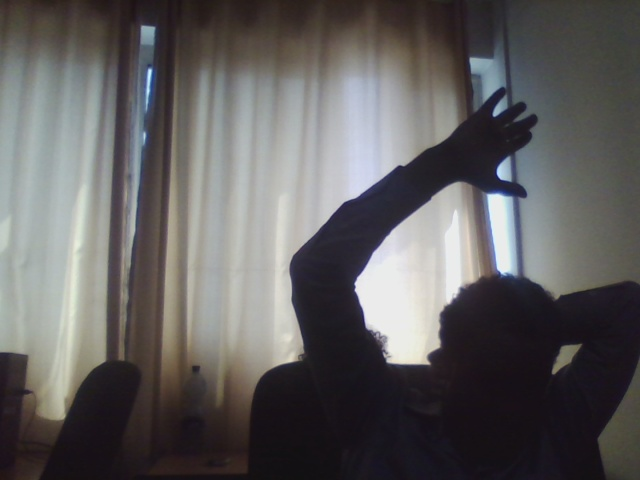
#> input picture corpus/E1.jpg, 640 x 480 px
$ python sc1.py
#> lines starting #> are read from the running program, lines starting #| are printed output that depends on the picture; after the words box and inside, x2 and y2 are one past the last pixel; in counts of white or black regions, pixels touching at a corner belong together
from __future__ import division
import cv2
import math

# on the trimmer def, check the image iteratively for its pick till the image end and object end is below THRESHOLD
ref = cv2.imread("E1.jpg")
#> ref is the input picture: shape (480, 640, 3); mean B, G, R 94.6, 94.5, 96.5
frame =cv2.imread("E2.jpg")
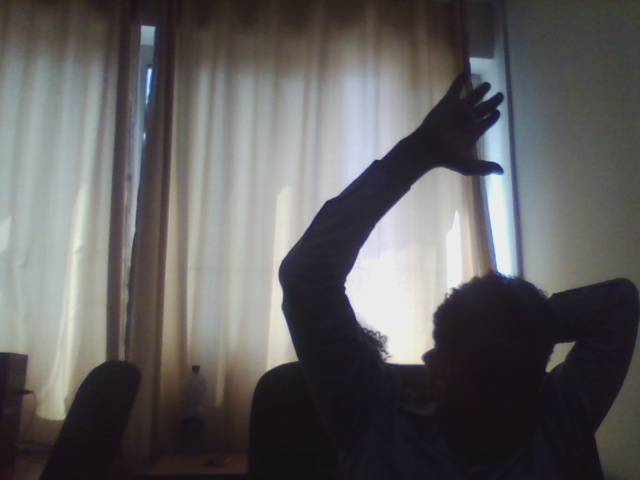
#> input picture corpus/E2.jpg, 640 x 480 px
#> frame is the input picture: shape (480, 640, 3); mean B, G, R 95, 94.5, 96.4
diff1 = cv2.absdiff(ref, frame) # be frame and ref free


thresh = cv2.threshold(diff1, 25, 255, cv2.THRESH_BINARY)[1]
# thresh = cv2.erode(thresh,None, iterations=3)
thresh = cv2.dilate(thresh,None, iterations=5)
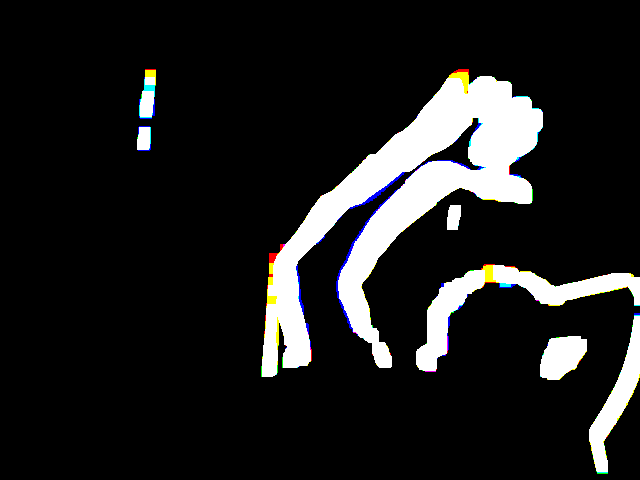
#> thresh: shape (480, 640, 3); mean B, G, R 30.9, 31, 30.9
gray= cv2.cvtColor(thresh, cv2.COLOR_BGR2GRAY)


cv2.imshow("Ddiffata", diff1)
cv2.imshow("Data", gray)


(cnts, _) = cv2.findContours(gray, cv2.RETR_EXTERNAL,cv2.CHAIN_APPROX_SIMPLE)# discard/add the prefix _, before cnts, if it raise error
#> cnts = 7 contours; box (x1, y1, x2, y2) and area: (261, 69, 543, 377) 26600, (416, 264, 640, 372) 5424, (589, 313, 640, 474) 2460, (540, 336, 587, 380) 1458, (139, 69, 156, 119) 607, (137, 126, 151, 151) 300, (447, 205, 461, 230) 269
count =0
for c in cnts:
    if cv2.contourArea(c) > 1000: #and cv2.minEnclosingCircle(c)[1] >150:
        (x, y, w, h) = cv2.boundingRect(c)
        moments = cv2.moments(c)
        if moments['m00']!=0:
                    cx = int(moments['m10']/moments['m00']) # cx = M10/M00
                    cy = int(moments['m01']/moments['m00']) # cy = M01/M00
        centr =(cx,cy)

        hight =300
        width =200
        tmp = frame[y-10:y+int(w*1.15), x:x+w-10]
        framehight, framewidth,frmechannel =tmp.shape

        # cv2.circle(ref,centr,5,[255,255,255],2)
        cv2.rectangle(ref, (x-20, y), (x+w+20, int(y+((w)*1.25))), (0, 120, 30), 1) #change cx +constant based on area of object

        anotherimg= cv2.resize(tmp, None, fx=(width/framewidth),fy=(hight/framehight), interpolation=cv2.INTER_LINEAR)
        cv2.imshow("Resized%s"%count, anotherimg)
        count = count +1
#> this loop made 7 passes
#> (x, y, w, h, cx, cy, framehight, framewidth) on passes 1, 2, 3, 6: (540, 336, 47, 44, 561, 356, 64, 37), (589, 313, 51, 161, 616, 400, 68, 41), (416, 264, 224, 108, 505, 299, 226, 214), (261, 69, 282, 308, 402, 201, 334, 272)
#> pass 1, `tmp = frame[y-10:y+int(w*1.15), x:x+w-10]`:
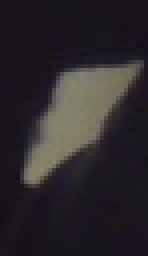
#> tmp: shape (64, 37, 3) (shown 4 times larger); mean B, G, R 42.8, 39.5, 43.9
#> pass 1, `anotherimg= cv2.resize(tmp, None, fx=(width/framewidth),fy=(hight/fram..`:
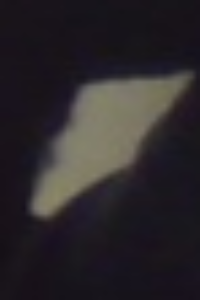
#> anotherimg: shape (300, 200, 3); mean B, G, R 42.7, 39.4, 43.8
#> pass 2, `anotherimg= cv2.resize(tmp, None, fx=(width/framewidth),fy=(hight/fram..`:
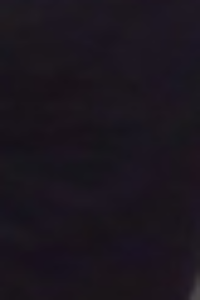
#> anotherimg: shape (300, 200, 3); mean B, G, R 29.6, 21.2, 26.8
#> after the loop:
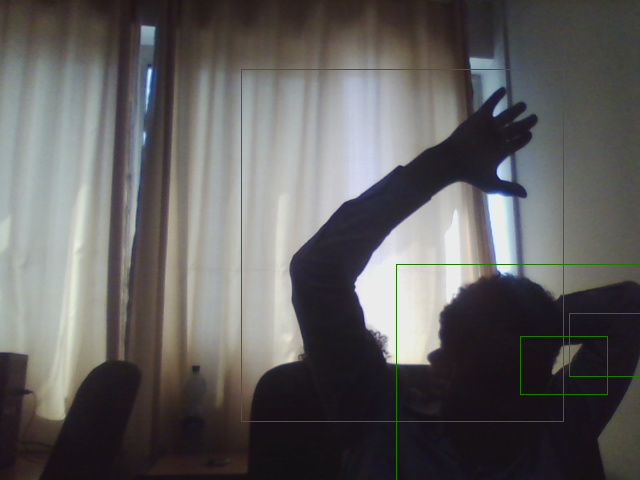
#> ref: shape (480, 640, 3); 0.75% of pixels changed, all inside (x1, y1, x2, y2) = (241, 69, 640, 480)
#> after the loop:
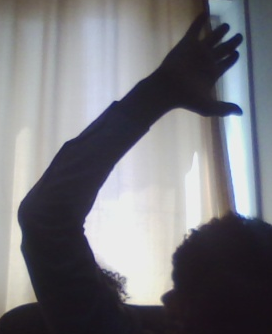
#> tmp: shape (334, 272, 3); mean B, G, R 123.4, 118.2, 118.4
#> after the loop, count = 4

cv2.imshow("Main", ref)
cv2.waitKey(0)

cv2.destroyAllWindows()
